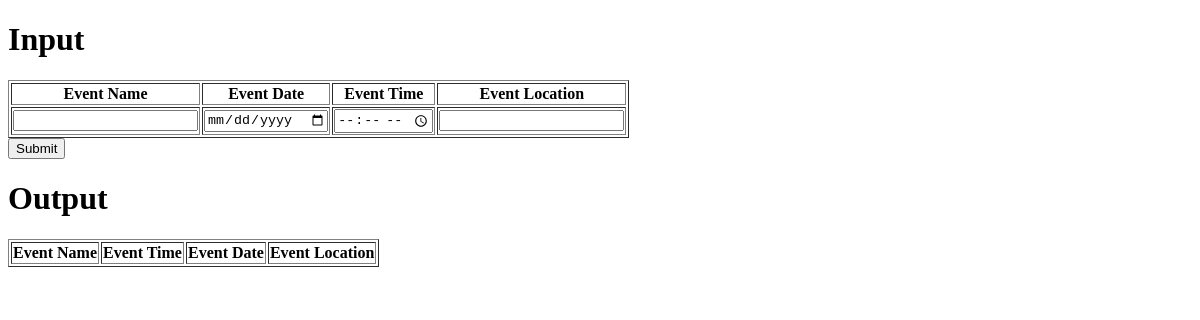
The page /Admin.php on the database as committed earlier.
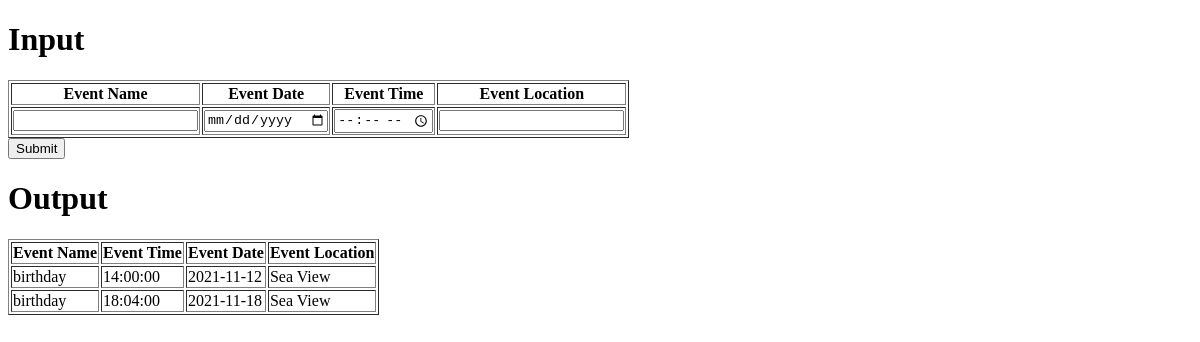
The same page on the database as committed later.
### tables this page shows
CREATE TABLE `eventdetail` (
  `Event_Id` int(11) NOT NULL,
  `Event_Name` varchar(50) NOT NULL,
  `Event_Time` time NOT NULL,
  `Event_Date` date NOT NULL,
  `Event_Location` varchar(225) NOT NULL,
  `Audience` int(11) DEFAULT NULL,
  `Event_Budget` int(11) DEFAULT NULL,
  `Event_Ticket_Price` int(11) DEFAULT NULL,
  `Client_Client_id` int(11) DEFAULT NULL,
  `Sponser_Sponser_id` int(11) DEFAULT NULL,
  `Artist_Artist_id` int(11) DEFAULT NULL,
  `Volunteer_Volunteer_ID` int(11) DEFAULT NULL,
  `Guest_Id` int(11) DEFAULT NULL
);

### Admin.php (the view, shortened to what this page needs)
<?php
include 'database.php';
?>
<!DOCTYPE html>
<html lang="en">
<head>
</head>
<body>
    <form method="POST">
    <h1>Input</h1>
    <table border=1px; >
        <tr>
            <th>Event Name</th>
            <th>Event Date</th>
            <th>Event Time</th>
            <th>Event Location</th>
        </tr>
        <tr>
            <td><input type="text" name="event_name"></td>
            <td><input type="date" name="event_date"></td>
            <td><input type="time" name="event_time"></td>
            <td><input type="text" name="event_location"></td>
        </tr>
    </table>
    <button type="submit" class="signupbtn" name="submit">Submit</button>
    </form>
    <h1>Output</h1>
    <table border=1px;>
        <tr>
            <th>Event Name</th>
            <th>Event Time</th>
            <th>Event Date</th>
            <th>Event Location</th>
        </tr>
        <?php
$sql= "select * from eventdetail";
$result= mysqli_query($con, $sql);
while ($rows=$result->fetch_assoc())
{
?>
        <tr>
            <td><?php   echo $rows['Event_Name'] ?></td>
            <td><?php   echo $rows['Event_Time']  ?></td>
            <td><?php   echo $rows['Event_Date']?></td>
            <td><?php   echo $rows['Event_Location']?></td>
        </tr>
        <?php
}
?>
    </table>
</body>
</html>

Rows that differ between the two databases and show on the page:
added eventdetail: Event_Name "birthday", Event_Time "14:00:00", Event_Date "2021-11-12", Event_Location "Sea View"
added eventdetail: Event_Name "birthday", Event_Time "18:04:00", Event_Date "2021-11-18", Event_Location "Sea View"
